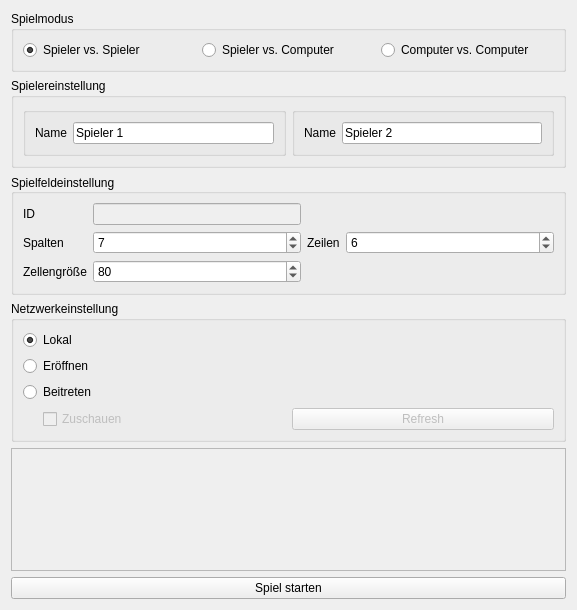
<?xml version="1.0" encoding="UTF-8"?>
<ui version="4.0">
 <class>settingsUi</class>
 <widget class="QWidget" name="settingsUi">
  <property name="geometry">
   <rect>
    <x>0</x>
    <y>0</y>
    <width>577</width>
    <height>610</height>
   </rect>
  </property>
  <property name="windowTitle">
   <string>4Win Einstellungen</string>
  </property>
  <layout class="QVBoxLayout" name="verticalLayout_4">
   <item>
    <widget class="QGroupBox" name="groupBox">
     <property name="title">
      <string>Spielmodus</string>
     </property>
     <layout class="QHBoxLayout" name="horizontalLayout_4">
      <item>
       <widget class="QRadioButton" name="rbsvs">
        <property name="text">
         <string>Spieler vs. Spieler</string>
        </property>
        <property name="checked">
         <bool>true</bool>
        </property>
       </widget>
      </item>
      <item>
       <widget class="QRadioButton" name="rbsvc">
        <property name="text">
         <string>Spieler vs. Computer</string>
        </property>
       </widget>
      </item>
      <item>
       <widget class="QRadioButton" name="rbcvc">
        <property name="text">
         <string>Computer vs. Computer</string>
        </property>
       </widget>
      </item>
     </layout>
    </widget>
   </item>
   <item>
    <widget class="QGroupBox" name="groupBox_3">
     <property name="title">
      <string>Spielereinstellung</string>
     </property>
     <layout class="QHBoxLayout" name="horizontalLayout_5">
      <item>
       <widget class="QGroupBox" name="gbplayer1">
        <property name="enabled">
         <bool>true</bool>
        </property>
        <property name="title">
         <string/>
        </property>
        <layout class="QGridLayout" name="gridLayout_2">
         <item row="0" column="0">
          <widget class="QLabel" name="label">
           <property name="text">
            <string>Name</string>
           </property>
          </widget>
         </item>
         <item row="0" column="1">
          <widget class="QLineEdit" name="leplayer1">
           <property name="text">
            <string>Spieler 1</string>
           </property>
          </widget>
         </item>
        </layout>
       </widget>
      </item>
      <item>
       <widget class="QGroupBox" name="gbplayer2">
        <property name="title">
         <string/>
        </property>
        <layout class="QGridLayout" name="gridLayout_3">
         <item row="0" column="0">
          <widget class="QLabel" name="label_2">
           <property name="text">
            <string>Name</string>
           </property>
          </widget>
         </item>
         <item row="0" column="1">
          <widget class="QLineEdit" name="leplayer2">
           <property name="text">
            <string>Spieler 2</string>
           </property>
          </widget>
         </item>
        </layout>
       </widget>
      </item>
     </layout>
    </widget>
   </item>
   <item>
    <widget class="QGroupBox" name="gbgamefieldsetting">
     <property name="layoutDirection">
      <enum>Qt::LeftToRight</enum>
     </property>
     <property name="title">
      <string>Spielfeldeinstellung</string>
     </property>
     <property name="alignment">
      <set>Qt::AlignLeading|Qt::AlignLeft|Qt::AlignVCenter</set>
     </property>
     <layout class="QGridLayout" name="gridLayout_4">
      <item row="0" column="0">
       <widget class="QLabel" name="label_6">
        <property name="text">
         <string>ID</string>
        </property>
       </widget>
      </item>
      <item row="1" column="1">
       <widget class="QSpinBox" name="sbcolumn">
        <property name="sizePolicy">
         <sizepolicy hsizetype="Minimum" vsizetype="Fixed">
          <horstretch>2</horstretch>
          <verstretch>0</verstretch>
         </sizepolicy>
        </property>
        <property name="maximum">
         <number>20</number>
        </property>
        <property name="value">
         <number>7</number>
        </property>
       </widget>
      </item>
      <item row="1" column="3">
       <widget class="QSpinBox" name="sbrow">
        <property name="sizePolicy">
         <sizepolicy hsizetype="Minimum" vsizetype="Fixed">
          <horstretch>2</horstretch>
          <verstretch>0</verstretch>
         </sizepolicy>
        </property>
        <property name="frame">
         <bool>true</bool>
        </property>
        <property name="maximum">
         <number>20</number>
        </property>
        <property name="value">
         <number>6</number>
        </property>
       </widget>
      </item>
      <item row="1" column="2">
       <widget class="QLabel" name="label_4">
        <property name="sizePolicy">
         <sizepolicy hsizetype="Preferred" vsizetype="Preferred">
          <horstretch>0</horstretch>
          <verstretch>0</verstretch>
         </sizepolicy>
        </property>
        <property name="text">
         <string>Zeilen</string>
        </property>
        <property name="alignment">
         <set>Qt::AlignLeading|Qt::AlignLeft|Qt::AlignVCenter</set>
        </property>
       </widget>
      </item>
      <item row="0" column="1">
       <widget class="QLineEdit" name="lineEdit">
        <property name="enabled">
         <bool>false</bool>
        </property>
       </widget>
      </item>
      <item row="1" column="0">
       <widget class="QLabel" name="label_3">
        <property name="sizePolicy">
         <sizepolicy hsizetype="Preferred" vsizetype="Preferred">
          <horstretch>0</horstretch>
          <verstretch>0</verstretch>
         </sizepolicy>
        </property>
        <property name="text">
         <string>Spalten</string>
        </property>
       </widget>
      </item>
      <item row="2" column="0">
       <widget class="QLabel" name="label_5">
        <property name="text">
         <string>Zellengröße</string>
        </property>
       </widget>
      </item>
      <item row="2" column="1">
       <widget class="QSpinBox" name="sbcellsize">
        <property name="minimum">
         <number>10</number>
        </property>
        <property name="maximum">
         <number>100</number>
        </property>
        <property name="value">
         <number>80</number>
        </property>
       </widget>
      </item>
     </layout>
    </widget>
   </item>
   <item>
    <widget class="QGroupBox" name="gbnetwork">
     <property name="title">
      <string>Netzwerkeinstellung</string>
     </property>
     <layout class="QGridLayout" name="gridLayout">
      <property name="sizeConstraint">
       <enum>QLayout::SetDefaultConstraint</enum>
      </property>
      <item row="3" column="0">
       <layout class="QVBoxLayout" name="verticalLayout">
        <property name="leftMargin">
         <number>20</number>
        </property>
        <item>
         <widget class="QCheckBox" name="cbwatch">
          <property name="enabled">
           <bool>false</bool>
          </property>
          <property name="text">
           <string>Zuschauen</string>
          </property>
         </widget>
        </item>
       </layout>
      </item>
      <item row="0" column="0">
       <widget class="QRadioButton" name="rblocal">
        <property name="text">
         <string>Lokal</string>
        </property>
        <property name="checked">
         <bool>true</bool>
        </property>
       </widget>
      </item>
      <item row="2" column="0">
       <widget class="QRadioButton" name="rbenter">
        <property name="text">
         <string>Beitreten</string>
        </property>
       </widget>
      </item>
      <item row="1" column="0">
       <widget class="QRadioButton" name="rbopen">
        <property name="text">
         <string>Eröffnen</string>
        </property>
       </widget>
      </item>
      <item row="3" column="1">
       <widget class="QPushButton" name="pbrefresh">
        <property name="enabled">
         <bool>false</bool>
        </property>
        <property name="text">
         <string>Refresh</string>
        </property>
       </widget>
      </item>
     </layout>
    </widget>
   </item>
   <item>
    <widget class="QListWidget" name="lvgames">
     <property name="enabled">
      <bool>false</bool>
     </property>
    </widget>
   </item>
   <item>
    <widget class="QPushButton" name="btnstart">
     <property name="enabled">
      <bool>true</bool>
     </property>
     <property name="sizePolicy">
      <sizepolicy hsizetype="Minimum" vsizetype="Expanding">
       <horstretch>1</horstretch>
       <verstretch>3</verstretch>
      </sizepolicy>
     </property>
     <property name="minimumSize">
      <size>
       <width>0</width>
       <height>0</height>
      </size>
     </property>
     <property name="baseSize">
      <size>
       <width>0</width>
       <height>0</height>
      </size>
     </property>
     <property name="text">
      <string>Spiel starten</string>
     </property>
     <property name="checkable">
      <bool>false</bool>
     </property>
     <property name="flat">
      <bool>false</bool>
     </property>
    </widget>
   </item>
  </layout>
 </widget>
 <resources/>
 <connections/>
</ui>
